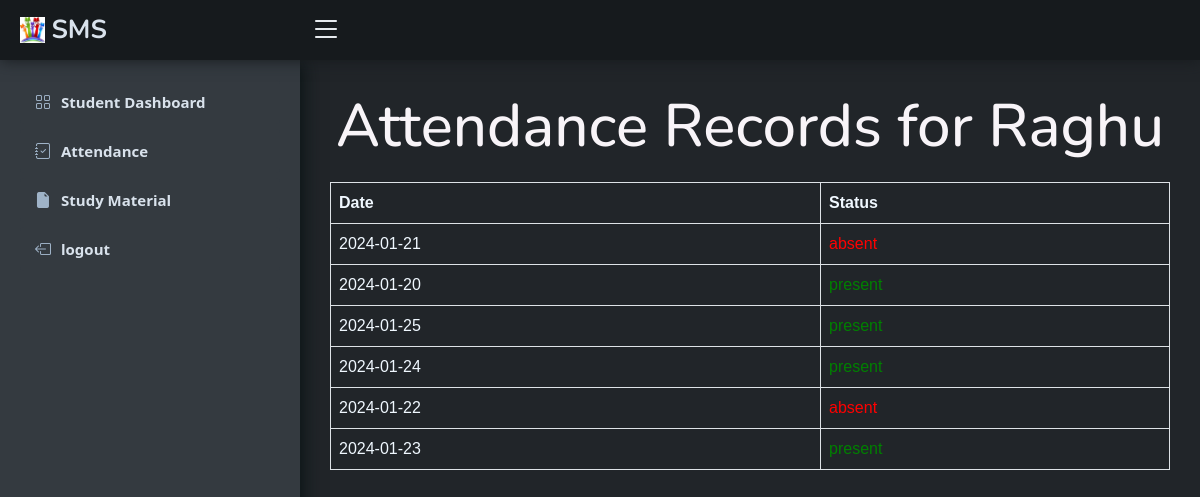
Page /view_attendance (signed in) on the committed database.
### tables this page shows
CREATE TABLE students (
        id INTEGER PRIMARY KEY AUTOINCREMENT,
        username TEXT NOT NULL,
        password TEXT NOT NULL,
        class INTEGER NOT NULL,
        marks BLOB
    );

CREATE TABLE attendance (
        id INTEGER PRIMARY KEY AUTOINCREMENT,
        date TEXT NOT NULL,
        student_id INTEGER NOT NULL,
        status INTEGER NOT NULL,
        FOREIGN KEY (student_id) REFERENCES students (id)
    );

### app.py (the view)
@app.route('/view_attendance')
def view_attendance():
    if 'username' in session:
        username = session['username']
        c.execute('SELECT * FROM students WHERE username=?', (username,))
        student = c.fetchone()
        if student:
            student_id = student[0]
            c.execute('SELECT * FROM attendance WHERE student_id=?', (student_id,))
            attendance_records = c.fetchall()
            return render_template('view_attendance.html', username=username, attendance_records=attendance_records)
    return redirect('/student_login')

### templates/view_attendance.html (shortened to what this page needs)
<!DOCTYPE html>
<html>
<head>
    <link rel=”stylesheet” href=”https://cdn.jsdelivr.net/npm/bootstrap@5.0.2/dist/css/bootstrap.min.css” />
    <link rel="stylesheet" href="https://cdn.jsdelivr.net/npm/bootstrap-icons@1.5.0/font/bootstrap-icons.css">
    <link href="/static/css/bootstrap-icons.css" rel="stylesheet">
    <link href="/static/css/bootstrap.min.css" rel="stylesheet">
    <link href="/static/css/styles.css" rel="stylesheet">
    <link rel="stylesheet" href="https://cdnjs.cloudflare.com/ajax/libs/jqueryui/1.12.1/jquery-ui.min.css">
</head>
<body>
    <header id="header" class="header fixed-top d-flex align-items-center">
        <div class="d-flex align-items-center justify-content-between">
            <a href="{{url_for('index')}}" class="logo d-flex align-items-center">
                <img src="/static/img/logoalt2.webp" alt="">
                <span class="d-none d-lg-block">SMS</span>
            </a>
            <i class="bi bi-list toggle-sidebar-btn"></i>
        </div>
    </header>
    <aside id="sidebar" class="sidebar">
        <ul class="sidebar-nav" id="sidebar-nav">
            <li class="nav-item">
                <a class="nav-link collapsed " href="{{url_for('student_dashboard')}}">
                    <i class="bi-grid"></i>
                    <span>Student Dashboard</span>
                </a>
            </li>
            <li class="nav-item">
                <a class="nav-link collapsed " href="">
                    <i class="bi bi-journal-check"></i>
                    <span>Attendance</span>
                </a>
            </li>
            <li class="nav-item">
                <a class="nav-link collapsed " href="{{url_for('study')}}">
                    <i class="bi bi-file-earmark-fill"></i>
                    <span>Study Material</span>
                </a>
            </li>
            <li class="nav-item">
                <a class="nav-link collapsed" href="{{url_for('logout')}}">
                    <i class="bi bi-box-arrow-left"></i>
                    <span>logout</span>
                </a>
            </li>
        </ul>
    </aside>
    <main id="main" class="main">
        <center>
            <h1 style="margin-top:10px; margin-bottom: 20px;font-size: 60px;">Attendance Records for {{ username }}</h1>
        </center>
        <table class="table table-bordered">
            <tr>
                <th>Date</th>
                <th>Status</th>
            </tr>
            {% for record in attendance_records[::-1] %}
            <tr>
                <td>{{ record[1] }}</td>
                <td class="{% if record[3] == 'present' %}present{% else %}absent{% endif %}">
                    {{ record[3] }}
                </td>
            </tr>
            {% endfor %}
        </table>
    </main>
</body>
</html>

### static/css/styles.css (style rules this page uses)
:root { scroll-behavior: smooth; }
body { font-family: "Open Sans", sans-serif; background: #212529; color: #F8F4F8; }
a { color: #F0F4F8; text-decoration: none; }
h1, h2, h3, h4, h5, h6 { font-family: "Nunito", sans-serif; }
#main { margin-top: 60px; padding: 20px 30px; transition: all 0.3s; }
body { margin: 0; padding: 0; font-family: Arial, sans-serif; }
.logo { line-height: 1; }
@media (min-width: 1200px) { .logo { width: 280px; } }
.logo img { max-height: 26px; margin-right: 6px; }
.logo span { font-size: 26px; font-weight: 700; color: #D9E2EC; font-family: "Nunito", sans-serif; }
.header { transition: all 0.5s; z-index: 997; height: 60px; box-shadow: 0px 0px 15px #161a1d; background-color: #161a1d; padding-left: 20px; }
.header .toggle-sidebar-btn { font-size: 32px; padding-left: 10px; cursor: pointer; color: #F0F4F8; }
.sidebar { position: fixed; top: 60px; left: 0; bottom: 0; width: 300px; z-index: 996; transition: all 0.3s; padding: 20px; overflow-y: auto; scrollbar-width: thin; scrollbar-color: #aab7cf transparent; box-shadow: 0px 0px 20px #040f0f; background-color: #343a40; }
@media (min-width: 1200px) { #main, #footer { margin-left: 300px; } }
.sidebar-nav { padding: 0; margin: 0; list-style: none; }
.sidebar-nav li { padding: 0; margin: 0; list-style: none; }
.sidebar-nav .nav-item { margin-bottom: 5px; color: #F0F4F8; }
.sidebar-nav .nav-link { display: flex; align-items: center; font-size: 15px; font-weight: 600; color: #D9E2EC; transition: 0.3; background: #343a40; padding: 10px 15px; border-radius: 4px; font-family: 'Segoe UI', Tahoma, Verdana, sans-serif; }
.sidebar-nav .nav-link i { font-size: 16px; margin-right: 10px; color: #9FB3C8; ; }
.sidebar-nav .nav-link.collapsed { color: #D9E2EC; background: #343a40; }
.sidebar-nav .nav-link.collapsed i { color: #9FB3C8; }

### templates/view_attendance.html (style rules this page uses)
td, th { color: aliceblue; }
.present { color: green; }
.absent { color: red; }

### rows in the picture
students: username "Raghu"
attendance: date "2024-01-21", status "absent"
attendance: date "2024-01-20", status "present"
attendance: date "2024-01-25", status "present"
attendance: date "2024-01-24", status "present"
attendance: date "2024-01-22", status "absent"
attendance: date "2024-01-23", status "present"
